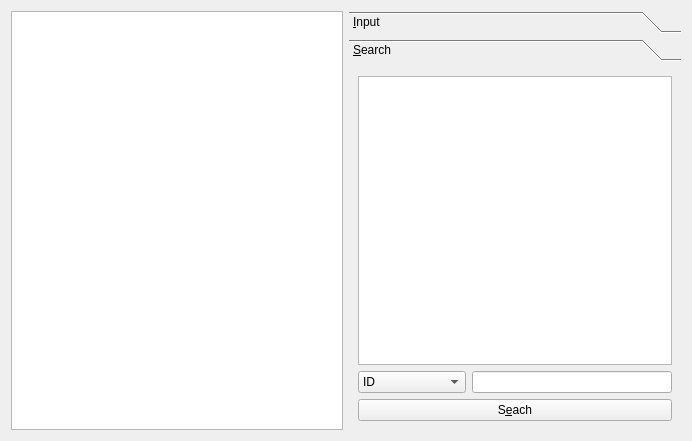
<?xml version="1.0" encoding="UTF-8"?>
<ui version="4.0">
 <class>ProductManagerForm</class>
 <widget class="QWidget" name="ProductManagerForm">
  <property name="geometry">
   <rect>
    <x>0</x>
    <y>0</y>
    <width>692</width>
    <height>441</height>
   </rect>
  </property>
  <property name="windowTitle">
   <string>Form</string>
  </property>
  <layout class="QGridLayout" name="gridLayout">
   <item row="0" column="1">
    <layout class="QHBoxLayout" name="horizontalLayout_3">
     <item>
      <widget class="QSplitter" name="splitter">
       <property name="orientation">
        <enum>Qt::Horizontal</enum>
       </property>
       <widget class="QToolBox" name="toolBox">
        <property name="mouseTracking">
         <bool>false</bool>
        </property>
        <property name="acceptDrops">
         <bool>false</bool>
        </property>
        <property name="currentIndex">
         <number>1</number>
        </property>
        <widget class="QWidget" name="inputPage">
         <property name="geometry">
          <rect>
           <x>0</x>
           <y>0</y>
           <width>336</width>
           <height>379</height>
          </rect>
         </property>
         <attribute name="label">
          <string>&amp;Input</string>
         </attribute>
         <layout class="QVBoxLayout" name="verticalLayout_3">
          <item>
           <layout class="QVBoxLayout" name="verticalLayout">
            <item>
             <layout class="QFormLayout" name="formLayout">
              <item row="0" column="0">
               <widget class="QLabel" name="PidLabel">
                <property name="text">
                 <string>I&amp;D</string>
                </property>
                <property name="buddy">
                 <cstring>PidLineEdit</cstring>
                </property>
               </widget>
              </item>
              <item row="0" column="1">
               <widget class="QLineEdit" name="PidLineEdit">
                <property name="readOnly">
                 <bool>true</bool>
                </property>
               </widget>
              </item>
              <item row="1" column="0">
               <widget class="QLabel" name="ProductNameLabel">
                <property name="text">
                 <string>&amp;ProductName</string>
                </property>
                <property name="buddy">
                 <cstring>nameLineEdit</cstring>
                </property>
               </widget>
              </item>
              <item row="1" column="1">
               <widget class="QLineEdit" name="nameLineEdit"/>
              </item>
              <item row="2" column="0">
               <widget class="QLabel" name="priceLabel">
                <property name="text">
                 <string>&amp;Price</string>
                </property>
                <property name="buddy">
                 <cstring>PriceLineEdit</cstring>
                </property>
               </widget>
              </item>
              <item row="2" column="1">
               <widget class="QLineEdit" name="PriceLineEdit"/>
              </item>
              <item row="3" column="0">
               <widget class="QLabel" name="stockLabel">
                <property name="text">
                 <string>&amp;Stock</string>
                </property>
                <property name="buddy">
                 <cstring>stockLineEdit</cstring>
                </property>
               </widget>
              </item>
              <item row="3" column="1">
               <widget class="QLineEdit" name="stockLineEdit"/>
              </item>
             </layout>
            </item>
            <item>
             <spacer name="verticalSpacer">
              <property name="orientation">
               <enum>Qt::Vertical</enum>
              </property>
              <property name="sizeHint" stdset="0">
               <size>
                <width>20</width>
                <height>138</height>
               </size>
              </property>
             </spacer>
            </item>
            <item>
             <layout class="QHBoxLayout" name="horizontalLayout">
              <item>
               <widget class="QPushButton" name="addPushButton">
                <property name="text">
                 <string>&amp;Add</string>
                </property>
               </widget>
              </item>
              <item>
               <widget class="QPushButton" name="modifyPushButton">
                <property name="text">
                 <string>&amp;Modify</string>
                </property>
               </widget>
              </item>
             </layout>
            </item>
           </layout>
          </item>
         </layout>
        </widget>
        <widget class="QWidget" name="searchPage">
         <property name="geometry">
          <rect>
           <x>0</x>
           <y>0</y>
           <width>336</width>
           <height>379</height>
          </rect>
         </property>
         <attribute name="label">
          <string>&amp;Search</string>
         </attribute>
         <layout class="QVBoxLayout" name="verticalLayout_4">
          <item>
           <layout class="QVBoxLayout" name="verticalLayout_2">
            <item>
             <widget class="QTableView" name="searchTableView">
              <attribute name="verticalHeaderVisible">
               <bool>false</bool>
              </attribute>
             </widget>
            </item>
            <item>
             <layout class="QHBoxLayout" name="horizontalLayout_2">
              <item>
               <widget class="QComboBox" name="searchComboBox">
                <item>
                 <property name="text">
                  <string>ID</string>
                 </property>
                </item>
                <item>
                 <property name="text">
                  <string>Product Name</string>
                 </property>
                </item>
                <item>
                 <property name="text">
                  <string>Price</string>
                 </property>
                </item>
                <item>
                 <property name="text">
                  <string>Stock</string>
                 </property>
                </item>
               </widget>
              </item>
              <item>
               <widget class="QLineEdit" name="searchLineEdit"/>
              </item>
             </layout>
            </item>
            <item>
             <widget class="QPushButton" name="searchPushButton">
              <property name="text">
               <string>S&amp;each</string>
              </property>
             </widget>
            </item>
           </layout>
          </item>
         </layout>
        </widget>
       </widget>
      </widget>
     </item>
    </layout>
   </item>
   <item row="0" column="0">
    <widget class="QTableView" name="producttableView">
     <attribute name="verticalHeaderVisible">
      <bool>false</bool>
     </attribute>
    </widget>
   </item>
  </layout>
 </widget>
 <resources/>
 <connections/>
</ui>
